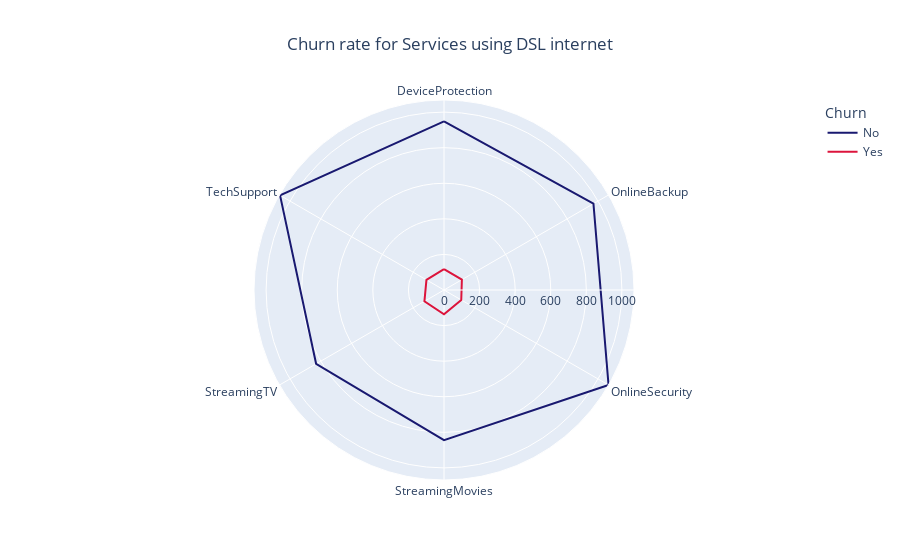

Notebook cell for this chart:
### Markdown cell above
##### DSL

### Code cell
DSL = df[df['InternetService']=='DSL']
a = DSL[['Churn', 'OnlineSecurity', 'OnlineBackup', 'DeviceProtection', 'TechSupport',
   'StreamingTV', 'StreamingMovies']]
b = a.melt(id_vars=['Churn'])
b = b[b['value']=='Yes']
n = b.groupby(['variable'])['Churn'].value_counts().reset_index()

fig =  px.line_polar(n, r='count', theta='variable', color='Churn', line_close=True, title='Churn rate for Services using DSL internet',
                      color_discrete_sequence=['midnightblue','crimson']
                     )    
fig.update_layout(title_x=0.5)
fig.show()

### Figure 1 — Plotly figure (JSON) as saved in the notebook; plotly's stock layout.template omitted (floating-point values rounded to 4 significant figures)
{"data": [{"hovertemplate": "Churn=No<br>count=%{r}<br>variable=%{theta}<extra></extra>", "legendgroup": "No", "line": {"color": "midnightblue", "dash": "solid"}, "marker": {"symbol": "circle"}, "mode": "lines", "name": "No", "r": [948, 970, 1068, 844, 830, 1064, 948], "showlegend": true, "subplot": "polar", "theta": ["DeviceProtection", "OnlineBackup", "OnlineSecurity", "StreamingMovies", "StreamingTV", "TechSupport", "DeviceProtection"], "type": "scatterpolar"}, {"hovertemplate": "Churn=Yes<br>count=%{r}<br>variable=%{theta}<extra></extra>", "legendgroup": "Yes", "line": {"color": "crimson", "dash": "solid"}, "marker": {"symbol": "circle"}, "mode": "lines", "name": "Yes", "r": [117, 116, 112, 137, 127, 114, 117], "showlegend": true, "subplot": "polar", "theta": ["DeviceProtection", "OnlineBackup", "OnlineSecurity", "StreamingMovies", "StreamingTV", "TechSupport", "DeviceProtection"], "type": "scatterpolar"}], "layout": {"autosize": true, "legend": {"title": {"text": "Churn"}, "tracegroupgap": 0}, "polar": {"angularaxis": {"direction": "clockwise", "rotation": 90, "type": "category"}, "domain": {"x": [0, 1], "y": [0, 1]}, "radialaxis": {"autorange": true, "range": [0, 1068], "type": "linear"}}, "title": {"text": "Churn rate for Services using DSL internet", "x": 0.5}}}
